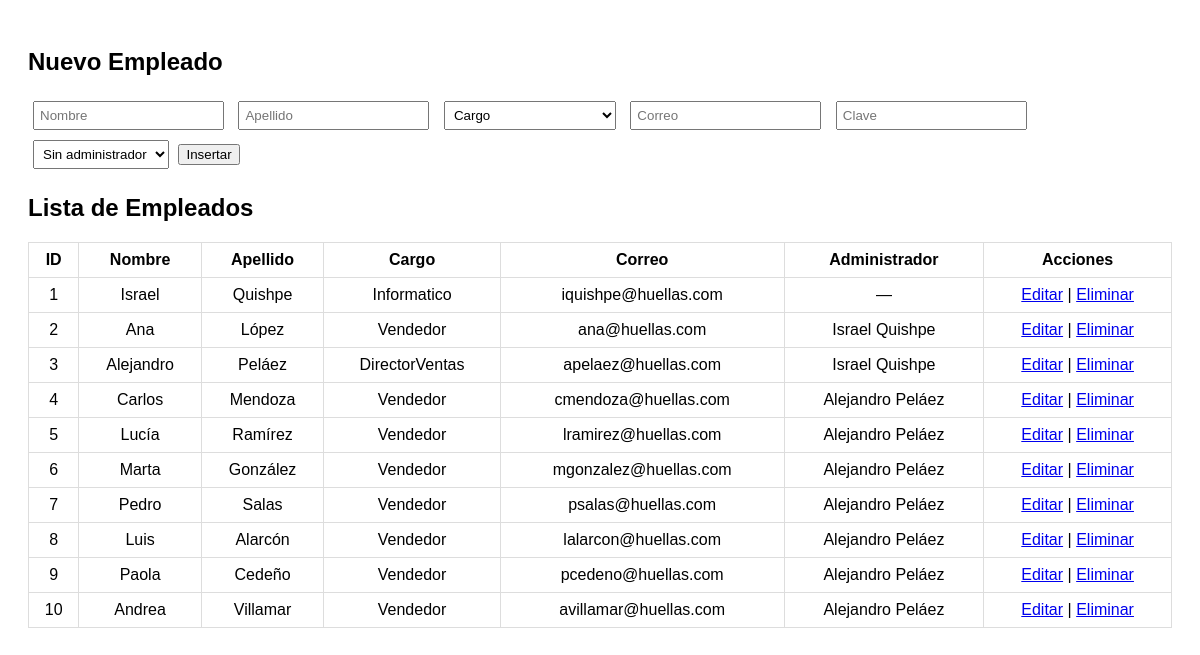
Screenshot of /views/listaEmpleados.php with the database file from the repository.
### tables this page shows
CREATE TABLE empleados (
  num_empleado int NOT NULL AUTO_INCREMENT,
  nombre varchar(50) DEFAULT NULL,
  apellido varchar(50) DEFAULT NULL,
  cargo varchar(50) DEFAULT NULL,
  correo varchar(50) UNIQUE DEFAULT NULL,
  clave varchar(50) not null,
  administrador int DEFAULT NULL,
  PRIMARY KEY (num_empleado),
  CONSTRAINT empleados_fk2 FOREIGN KEY (administrador) REFERENCES empleados (num_empleado)
);

### views/listaEmpleados.php (the view, shortened to what this page needs)
<?php
include '../conn.php';
$editarEmpleado = null;
$empleados = $conn->query("
    SELECT e.*, a.nombre AS admin_nombre, a.apellido AS admin_apellido
    FROM empleados e
    LEFT JOIN empleados a ON e.administrador = a.num_empleado
");
?>
<!DOCTYPE html>
<html lang="es">
<head>
</head>
<body>
    <h2><?php echo $editarEmpleado ? "Editar Empleado" : "Nuevo Empleado"; ?></h2>
    <form method="POST">
        <input type="text" name="nombre" placeholder="Nombre" value="<?= $editarEmpleado['nombre'] ?? '' ?>" required>
        <input type="text" name="apellido" placeholder="Apellido" value="<?= $editarEmpleado['apellido'] ?? '' ?>" required>
        <select name="cargo" placeholder="Cargo" value="<?= $editarEmpleado['cargo'] ?? '' ?>" required>
            <option value="">Cargo</option>
        </select>
        <input type="email" name="correo" placeholder="Correo" value="<?= $editarEmpleado['correo'] ?? '' ?>" required>
        <input type="text" name="clave" placeholder="Clave" value="<?= $editarEmpleado['clave'] ?? '' ?>" required>
        <select name="administrador">
            <option value="">Sin administrador</option>
        </select>
        <?php if ($editarEmpleado): ?>
            <button type="submit" name="actualizar">Actualizar</button>
        <?php else: ?>
            <button type="submit" name="insertar">Insertar</button>
        <?php endif; ?>
    </form>
    <h2>Lista de Empleados</h2>
    <table>
        <tr>
            <th>ID</th><th>Nombre</th><th>Apellido</th><th>Cargo</th><th>Correo</th><th>Administrador</th><th>Acciones</th>
        </tr>
        <?php while ($emp = $empleados->fetch_assoc()): ?>
            <tr>
                <td><?= $emp['num_empleado'] ?></td>
                <td><?= $emp['nombre'] ?></td>
                <td><?= $emp['apellido'] ?></td>
                <td><?= $emp['cargo'] ?></td>
                <td><?= $emp['correo'] ?></td>
                <td><?= $emp['admin_nombre'] ? $emp['admin_nombre'] . ' ' . $emp['admin_apellido'] : '—' ?></td>
                <td>
                    <a href="?editar=<?= $emp['num_empleado'] ?>">Editar</a> |
                    <a href="?eliminar=<?= $emp['num_empleado'] ?>" onclick="return confirm('¿Eliminar este empleado?')">Eliminar</a>
                </td>
            </tr>
        <?php endwhile; ?>
    </table>
</body>
</html>

### views/listaEmpleados.php (style rules this page uses)
body { font-family: Arial, sans-serif; padding: 20px; }
table { border-collapse: collapse; width: 100%; margin-top: 20px; }
th, td { border: 1px solid #ddd; padding: 8px; text-align: center; }
form { margin-top: 20px; }
input, select { padding: 5px; margin: 5px; }

### rows the page displays
empleados: num_empleado "1", nombre "Israel", apellido "Quishpe", cargo "Informatico", correo "iquishpe@huellas.com"
empleados: num_empleado "2", nombre "Ana", apellido "López", cargo "Vendedor", correo "ana@huellas.com", administrador.nombre "Israel", administrador.apellido "Quishpe"
empleados: num_empleado "3", nombre "Alejandro", apellido "Peláez", cargo "DirectorVentas", correo "apelaez@huellas.com", administrador.nombre "Israel", administrador.apellido "Quishpe"
empleados: num_empleado "4", nombre "Carlos", apellido "Mendoza", cargo "Vendedor", correo "cmendoza@huellas.com", administrador.nombre "Alejandro", administrador.apellido "Peláez"
empleados: num_empleado "5", nombre "Lucía", apellido "Ramírez", cargo "Vendedor", correo "lramirez@huellas.com", administrador.nombre "Alejandro", administrador.apellido "Peláez"
empleados: num_empleado "6", nombre "Marta", apellido "González", cargo "Vendedor", correo "mgonzalez@huellas.com", administrador.nombre "Alejandro", administrador.apellido "Peláez"
empleados: num_empleado "7", nombre "Pedro", apellido "Salas", cargo "Vendedor", correo "psalas@huellas.com", administrador.nombre "Alejandro", administrador.apellido "Peláez"
empleados: num_empleado "8", nombre "Luis", apellido "Alarcón", cargo "Vendedor", correo "lalarcon@huellas.com", administrador.nombre "Alejandro", administrador.apellido "Peláez"
empleados: num_empleado "9", nombre "Paola", apellido "Cedeño", cargo "Vendedor", correo "pcedeno@huellas.com", administrador.nombre "Alejandro", administrador.apellido "Peláez"
empleados: num_empleado "10", nombre "Andrea", apellido "Villamar", cargo "Vendedor", correo "avillamar@huellas.com", administrador.nombre "Alejandro", administrador.apellido "Peláez"
